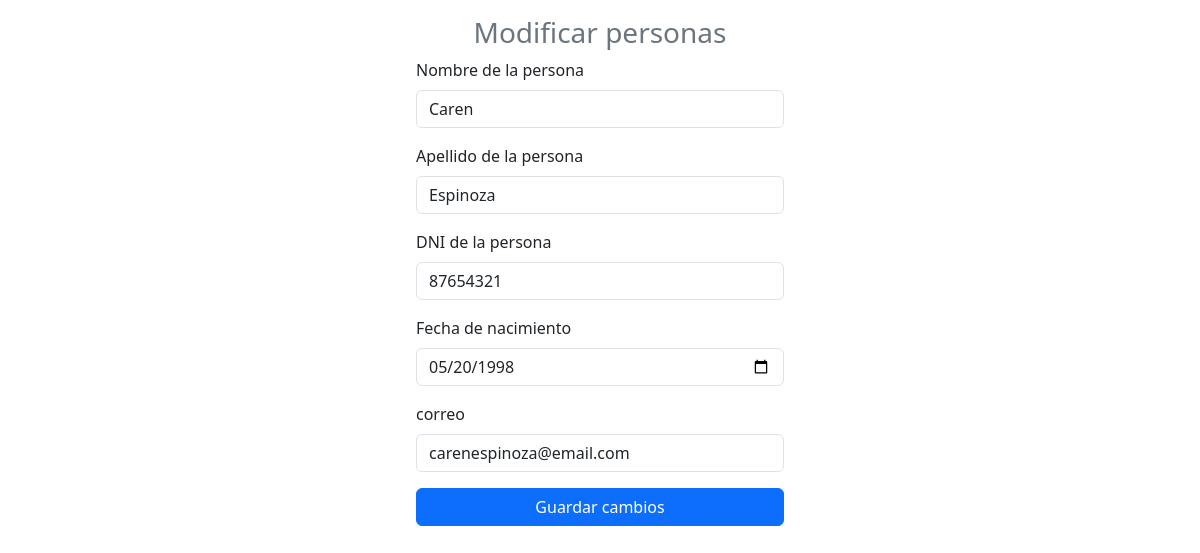
The page /modificar_persona.php?id=2 on the database its author committed.
### tables this page shows
CREATE TABLE `persona` (
  `id_persona` int(11) NOT NULL,
  `nombre` varchar(100) NOT NULL,
  `apellido` varchar(100) NOT NULL,
  `dni` varchar(20) NOT NULL,
  `fecha_nac` date DEFAULT NULL,
  `correo` varchar(150) NOT NULL
);

### modificar_persona.php (the view, shortened to what this page needs)
<?php
include "modelo/conexion.php";
$id=$_GET["id"];
$sql=$conexion->query("select * from persona where id_persona=$id");
?>
<!DOCTYPE html>
<html lang="en">
<head>
    <link href="https://cdn.jsdelivr.net/npm/bootstrap@5.3.8/dist/css/bootstrap.min.css" rel="stylesheet">
</head>
<body>
    <form class="col-4 p-3 m-auto" method="POST">
            <h3 class="text-center text-secondary">Modificar personas</h3>
            <?php
            include "controlador/modificar_persona.php";
            while($datos=$sql->fetch_object()){?>
                <div class="mb-3">
                    <label for="exampleInputEmail1" class="form-label">Nombre de la persona</label>
                    <input type="text" class="form-control" name="nombre" value="<?= $datos->nombre ?>">
                </div>
                <div class="mb-3">
                    <label for="exampleInputEmail1" class="form-label">Apellido de la persona</label>
                    <input type="text" class="form-control" name="apellido" value="<?= $datos->apellido ?>">
                </div>
                <div class="mb-3">
                    <label for="exampleInputEmail1" class="form-label">DNI de la persona</label>
                    <input type="text" class="form-control" name="dni" value="<?= $datos->dni ?>">
                </div>
                <div class="mb-3">
                    <label for="exampleInputEmail1" class="form-label">Fecha de nacimiento</label>
                    <input type="date" class="form-control" name="fecha_nac" value="<?= $datos->fecha_nac ?>">
                </div>
                <div class="mb-3">
                    <label for="exampleInputEmail1" class="form-label">correo</label>
                    <input type="text" class="form-control" name="correo" value="<?= $datos->correo ?>">
                </div>
            <?php }
            ?>
            <button type="submit" class="btn btn-primary w-100" name="btnmodificar" value="ok">Guardar cambios</button>
        </form>
</body>
</html>

### rows shown on the page
persona: nombre "Caren", apellido "Espinoza", dni "87654321", fecha_nac "05/20/1998", correo "carenespinoza@email.com"
